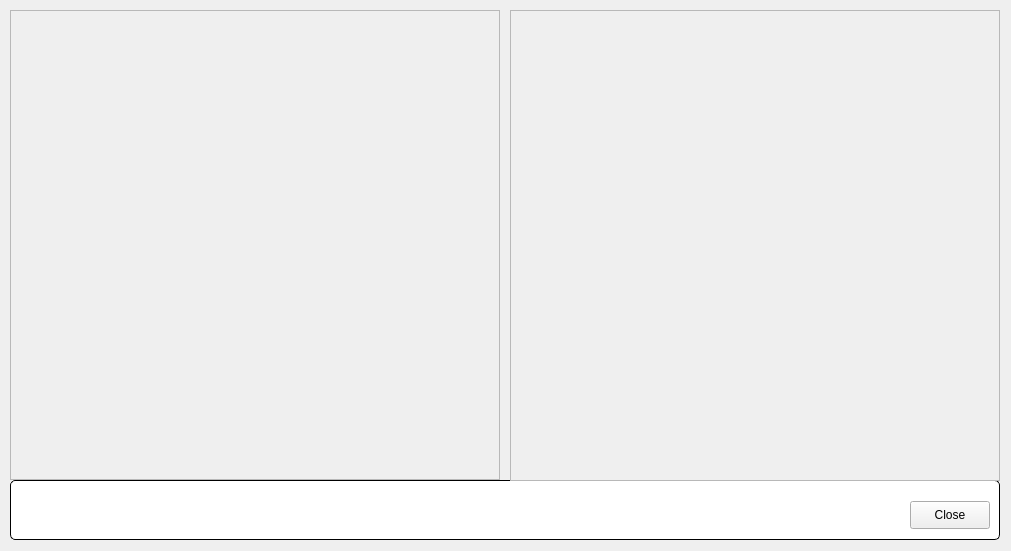
<?xml version="1.0" encoding="UTF-8"?>
<ui version="4.0">
 <class>FormPicoPosition</class>
 <widget class="QMainWindow" name="FormPicoPosition">
  <property name="geometry">
   <rect>
    <x>0</x>
    <y>0</y>
    <width>1011</width>
    <height>551</height>
   </rect>
  </property>
  <property name="windowTitle">
   <string>XBPM Plot Positions</string>
  </property>
  <widget class="QWidget" name="centralwidget">
   <widget class="QEPlot" name="qeplot">
    <property name="geometry">
     <rect>
      <x>10</x>
      <y>10</y>
      <width>490</width>
      <height>470</height>
     </rect>
    </property>
    <property name="frameShape">
     <enum>QFrame::StyledPanel</enum>
    </property>
    <property name="variable1" stdset="0">
     <string>BEATS-AH501:claculateKValue.E</string>
    </property>
    <property name="traceLegend1">
     <string>Position</string>
    </property>
   </widget>
   <widget class="QGroupBox" name="titleGroupBox_2">
    <property name="geometry">
     <rect>
      <x>10</x>
      <y>480</y>
      <width>990</width>
      <height>60</height>
     </rect>
    </property>
    <property name="styleSheet">
     <string notr="true">QGroupBox {
	background-color: rgb(255, 255, 255);
    border: 1px solid black;
    border-radius: 5px;
    margin-top: 0.5em;
}

QGroupBox::title {
    subcontrol-origin: margin;
    left: 10px;
    padding: 0 3px 0 3px;
}</string>
    </property>
    <property name="title">
     <string/>
    </property>
    <widget class="QPushButton" name="btnClose">
     <property name="geometry">
      <rect>
       <x>900</x>
       <y>21</y>
       <width>80</width>
       <height>28</height>
      </rect>
     </property>
     <property name="minimumSize">
      <size>
       <width>80</width>
       <height>28</height>
      </size>
     </property>
     <property name="maximumSize">
      <size>
       <width>16777215</width>
       <height>28</height>
      </size>
     </property>
     <property name="text">
      <string>Close</string>
     </property>
    </widget>
   </widget>
   <widget class="QEPlot" name="qeplot_2">
    <property name="geometry">
     <rect>
      <x>510</x>
      <y>10</y>
      <width>490</width>
      <height>471</height>
     </rect>
    </property>
    <property name="frameShape">
     <enum>QFrame::StyledPanel</enum>
    </property>
    <property name="variable1" stdset="0">
     <string>BEATS-AH501:sumCh1Ch2.C</string>
    </property>
    <property name="traceLegend1">
     <string>CH1 + CH2</string>
    </property>
   </widget>
  </widget>
 </widget>
 <customwidgets>
  <customwidget>
   <class>QEPlot</class>
   <extends>QEFrame</extends>
   <header>QEPlot.h</header>
  </customwidget>
  <customwidget>
   <class>QEFrame</class>
   <extends>QFrame</extends>
   <header>QEFrame.h</header>
   <container>1</container>
  </customwidget>
 </customwidgets>
 <resources/>
 <connections/>
</ui>
